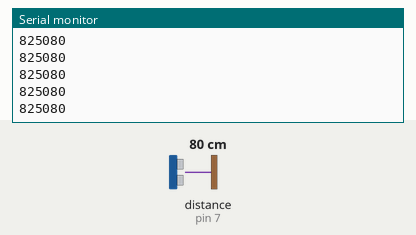
Bench run of a sketch on a simulated Arduino Uno, built with avr-gcc and run on an emulated ATmega328P. Parts: the last lines printed to the serial monitor. Wiring (inferred from the names in the program): ultrasonic range finder: trigger pin 8; echo pin 7. The inputs (shaded band) are chosen by the test bench; at power-on: distance to the obstacle (sensor on pin 7) 80 cm. The echo pulse lasts 58.3 µs per cm.

Above: at 1.2 s.
1.3 s: distance to the obstacle (sensor on pin 7) set to 2 cm
At 1.38 s:
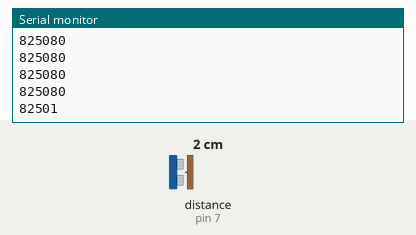
2.8 s: distance to the obstacle (sensor on pin 7) set to 4 cm
At 2.89 s:
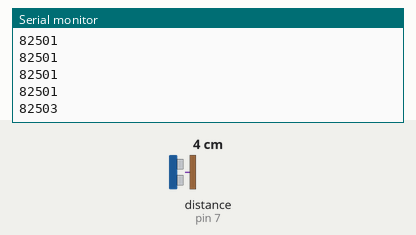
Timing chart, 0 to 5.8 s (numbered marks = the images above; inputs shaded):
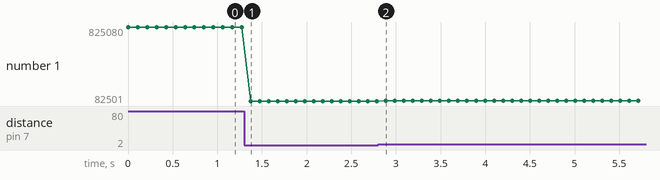

Measured:
- after the input at 1.3 s, the serial monitor: prints a new line after 0.07 s (image 1)
- after the input at 2.8 s, the serial monitor: prints a new line after 0.09 s (image 2)
- plotted number 1: 825080 → 82501 after the input at 1.3 s, 82501 → 82503 after the input at 2.8 s

The sketch:

9.13.arduino_sketch.ino
```cpp
const int triggerPin = 8;
const int echoBackPin = 7;

void setup() {
 Serial.begin(9600);
 pinMode(triggerPin, OUTPUT);
 pinMode(echoBackPin, INPUT);
}

void loop() {
  long duration, distanceIncm;
  // trigger ultrasound ping
  digitalWrite(triggerPin, LOW);
  delayMicroseconds(2);
  digitalWrite(triggerPin, HIGH);
  delayMicroseconds(5);
  digitalWrite(triggerPin, LOW);
  // receive input from the sensor
  duration = pulseIn(echoBackPin, HIGH);

  //calculate distance
  distanceIncm = duration / 29 / 2;

  // send data over serial port
  Serial.print('distance in cm is :');
  Serial.print(distanceIncm);
  Serial.println();
  delay(100);
}
```
